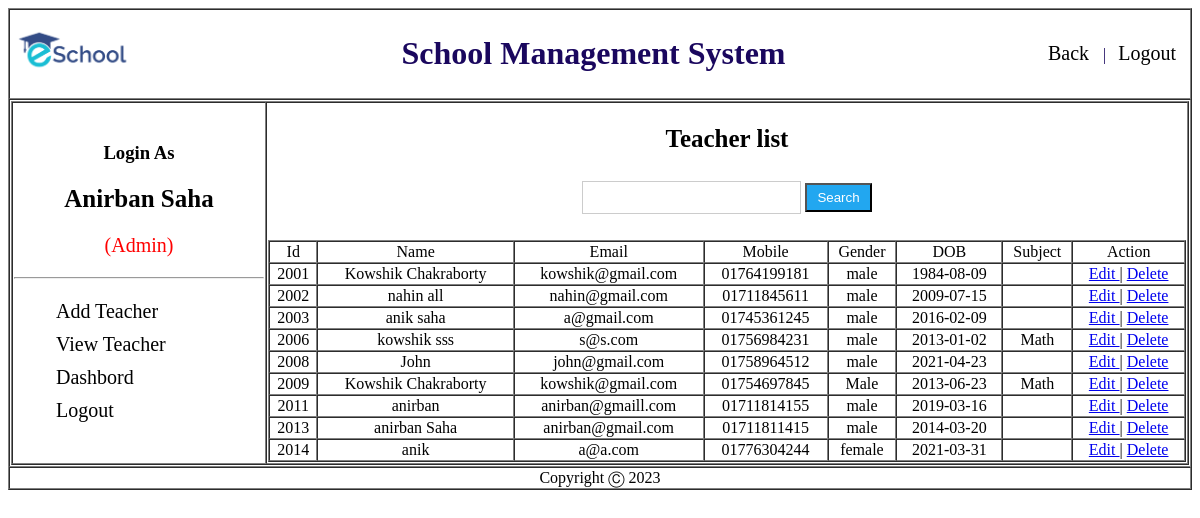
The app's page /Admin/view/viewTeacher.php (signed in) with its own data.
### tables this page shows
CREATE TABLE `teacher` (
  `id` varchar(20) NOT NULL,
  `name` varchar(70) NOT NULL,
  `email` varchar(70) NOT NULL,
  `mobile` varchar(70) NOT NULL,
  `gender` varchar(70) NOT NULL,
  `dob` date NOT NULL,
  `subject` varchar(30) NOT NULL,
  `password` varchar(70) NOT NULL
);

### Admin/Model/teacherModel.php (called while the page is built, shortened)
<?php
function allUserList(){
    $conn = getConnection();
    $sql = "select * from teacher";
    $result = mysqli_query($conn, $sql);
    $users =[];
		while($row = mysqli_fetch_assoc($result)){
			array_push($users, $row);
		}
		return $users;
}
?>

### Admin/View/viewTeacher.php (the view, shortened to what this page needs)
<?php
	include('header.php');
	include_once('../model/teacherModel.php');
	$UsersList = allUserList();
?>
<div id="sidebar" class="">
                <ul>
                  <li><a href="addTeacher.php">Add Teacher</a></li>
                  <li><a href="viewTeacher.php">View Teacher</a></li>
                  <li><a href="dashboard.php">Dashbord</a></li>
                  <li><a href="../Controller/logout.php">Logout</a></li>
                </ul>
							</div>
              </td>
              <td>
                <center><h2>Teacher list</h2>
									<input type="text" name="name" id="name" onkeyup="ajax()" />
									<input type="button" name="" value="Search">
								</center>
								<div id="myh1" class="">
									<br>
								<?php
								echo "<table border = 1 width='100%' cellspacing = 0  >
								<tr align = 'center'>
								    <td>Id</td>
								    <td>Name</td>
								    <td>Email</td>
								    <td>Mobile</td>
										<td>Gender</td>
										<td>DOB</td>
										<td>Subject</td>
								    <td>Action</td>
								</tr>";
								for($i = 0; $i<count($UsersList); $i++){
								    echo "<tr align = 'center'>
								    <td>{$UsersList[$i]['id']}</td>
								    <td>{$UsersList[$i]['name']}</td>
								    <td>{$UsersList[$i]['email']}</td>
								    <td>{$UsersList[$i]['mobile']}</td>
										<td>{$UsersList[$i]['gender']}</td>
										<td>{$UsersList[$i]['dob']}</td>
										<td>{$UsersList[$i]['subject']}</td>
								    <td> <a href='editTeacher.php?id={$UsersList[$i]['id']}'> Edit </a> | <a href='deleteTeacher.php?id={$UsersList[$i]['id']}'> Delete </a>  </td>
								</tr>";
								}
								echo "</table>";
								?>
								</div>
              </td>
            </tr>
          </table>
        </td>
      </tr>
      <?php include('footer.php'); ?>

### Admin/Style/sidebar.css (style rules this page uses)
#navigation h2 { font-size: 25px; text-align: center; }
#sidebar ul li { list-style-type: none; font-size: 20px; padding: 5px 2px; }
#sidebar ul li:last-child { border-bottom: 0; }
#sidebar ul li a { text-decoration: none; color: #000; }
input[type=button] { background-color: #22A7F0; width: auto; color: white; padding: 5px 10px; cursor: pointer; }
input[type=text],input[type=email], input[type=password] { padding: 8px 20px; margin: 8px 0; display: inline-block; border: 1px solid #ccc; box-sizing: border-box; }

### records on screen
teacher: id "2001", name "Kowshik Chakraborty", email "kowshik@gmail.com", mobile "01764199181", gender "male", dob "1984-08-09"
teacher: id "2002", name "nahin all", email "nahin@gmail.com", mobile "01711845611", gender "male", dob "2009-07-15"
teacher: id "2003", name "anik saha", email "a@gmail.com", mobile "01745361245", gender "male", dob "2016-02-09"
teacher: id "2006", name "kowshik sss", email "s@s.com", mobile "01756984231", gender "male", dob "2013-01-02", subject "Math"
teacher: id "2008", name "John", email "john@gmail.com", mobile "01758964512", gender "male", dob "2021-04-23"
teacher: id "2009", name "Kowshik Chakraborty", email "kowshik@gmail.com", mobile "01754697845", gender "Male", dob "2013-06-23", subject "Math"
teacher: id "2011", name "anirban", email "anirban@gmaill.com", mobile "01711814155", gender "male", dob "2019-03-16"
teacher: id "2013", name "anirban Saha", email "anirban@gmail.com", mobile "01711811415", gender "male", dob "2014-03-20"
teacher: id "2014", name "anik", email "a@a.com", mobile "01776304244", gender "female", dob "2021-03-31"

### other values on screen
$_COOKIE['name'] "Anirban Saha"
